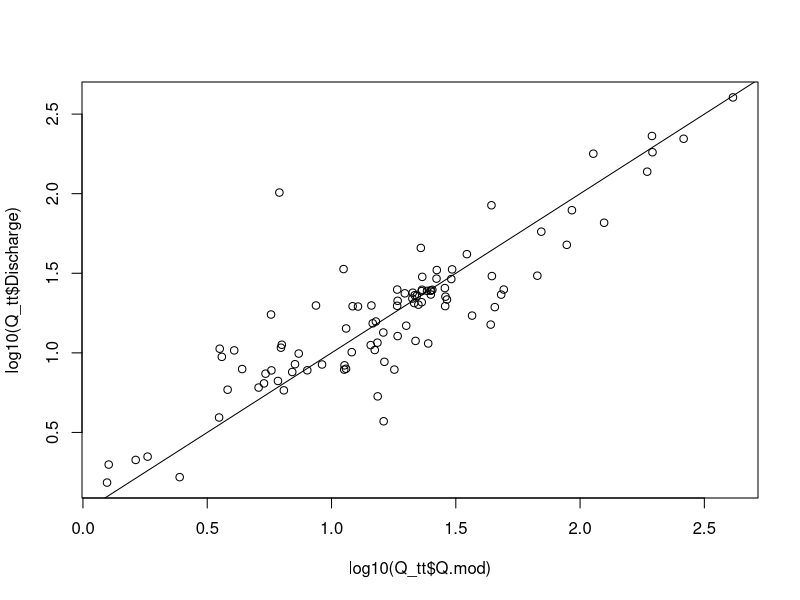
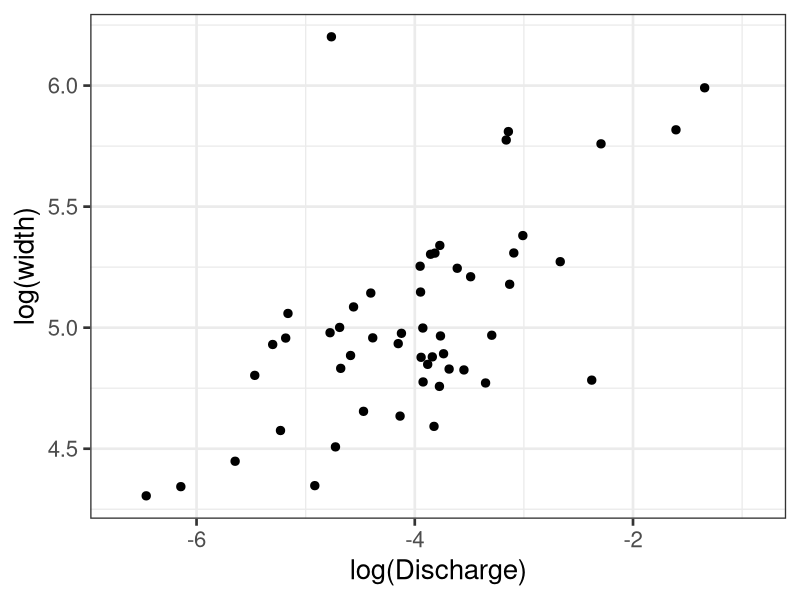
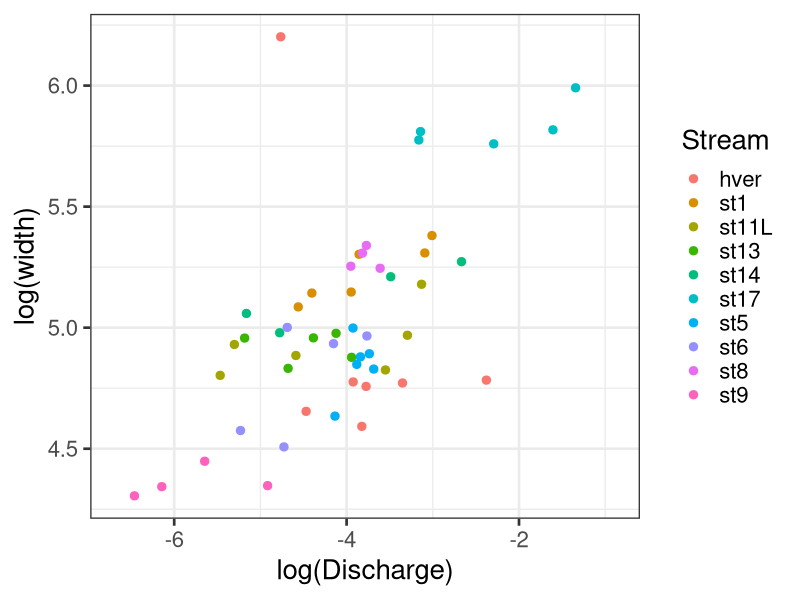
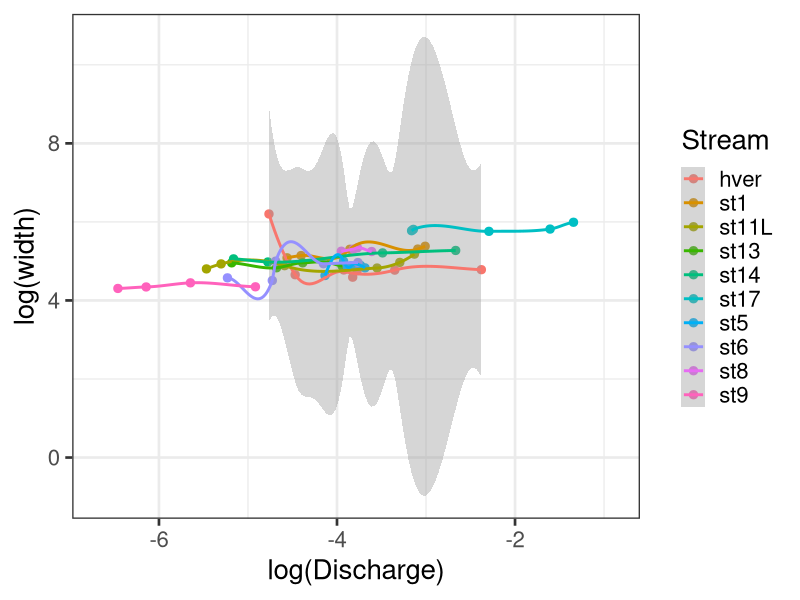
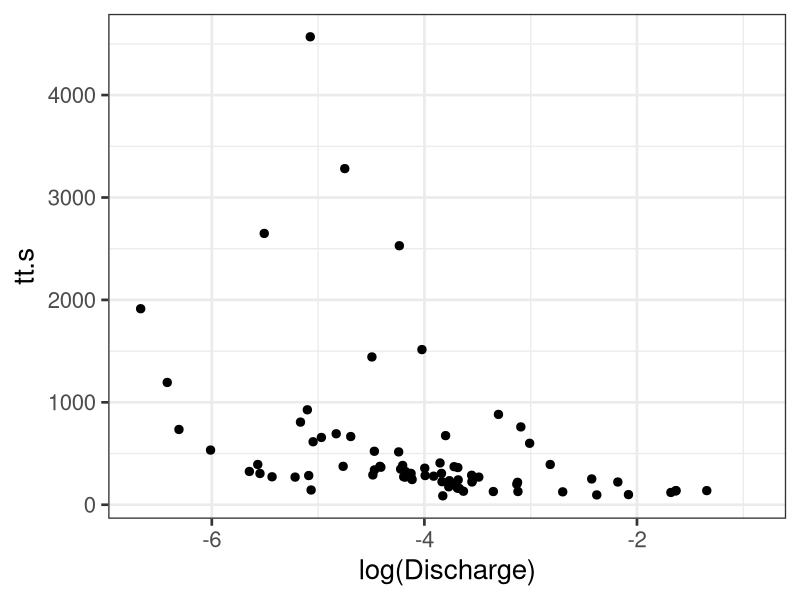
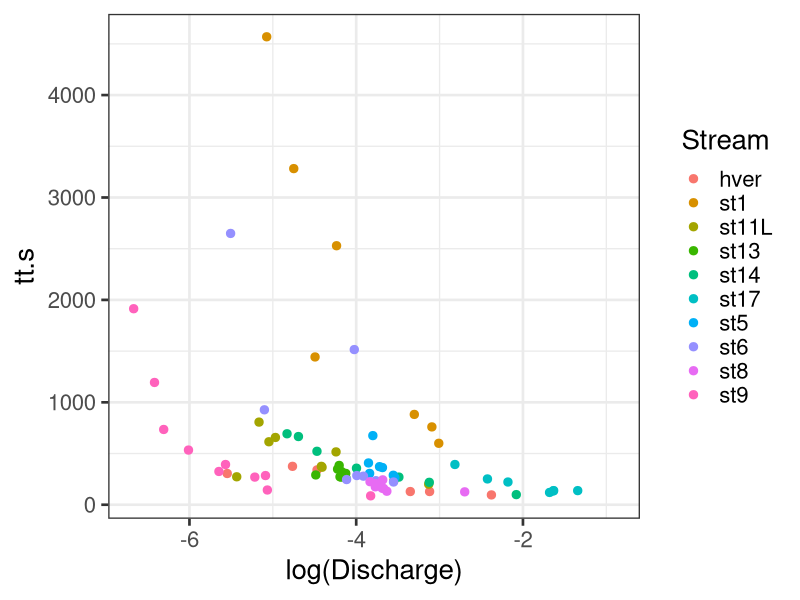
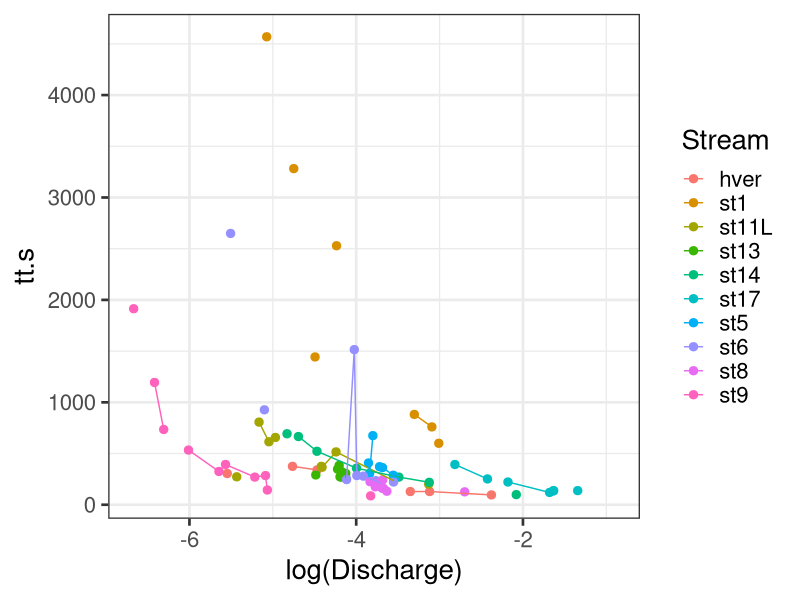
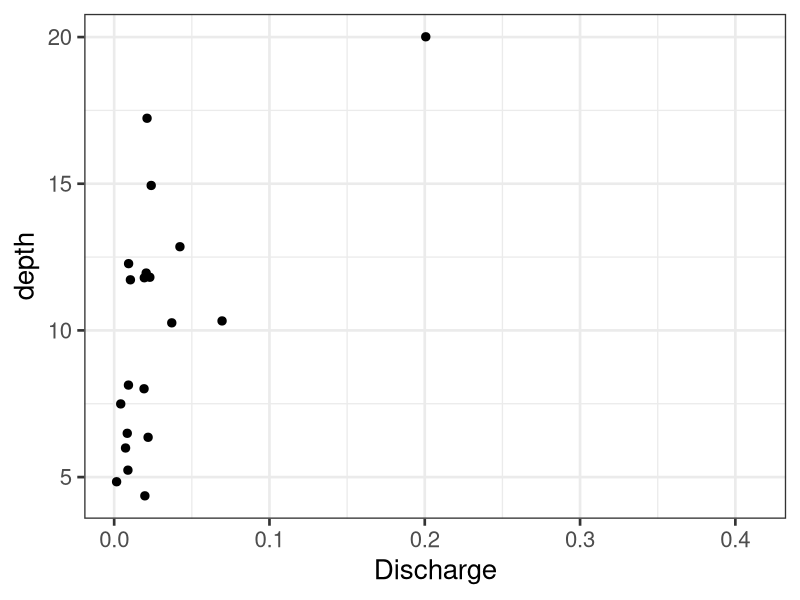

These charts were generated, in order, by the following R code:
#Script for modeling width, depth by discharge relationships ##

##load libraries
library(ggplot2)
library(chron)
library(gridExtra)
library(zoo)
library(scales)
library(GGally)
library(plyr)
library(data.table)
library(corrplot)
library(reshape2)
theme_set(theme_bw(20))

##pull in data files for calculating Q-width relationships
#load data
datetime <- read.csv("./stream-data/All_DateTime.csv")
Q <- read.csv("./stream-data/Q_data_summary_working.csv")
LWAD <- read.csv("./stream-data/LWADS_summary.csv")
Q_all <- read.csv("./stream-data/Q_all.csv")

#convert times to posix objects
datetime$Pd <- as.POSIXct(paste(datetime$Date, datetime$Time),format = "%m/%d/%y %H:%M:%S", tz = "UTC")
Q$Pd <- as.POSIXct(paste(Q$Qdate), format = "%m/%d/%y", tz = "UTC")
Q_all$Pd <- as.POSIXct(paste(Q_all$Date), format = "%d-%m-%y", tz = "UTC")
LWAD$Pd <- as.POSIXct(paste(LWAD$date), format = "%m/%d/%y", tz = "UTC")


Q <- Q[!is.na(Q$Pd),]

NAs <- is.na(Q$Q_DS)
Q <- cbind(Q, NAs)
Q.mod <- matrix(NA,nrow(Q), ncol=1)
Q.samp <- matrix(0, 1, ncol=1)
for(i in 1:nrow(Q)) {
	 if(is.na(Q$Q_DS[i]) == "TRUE") {Q.samp <- Q$Q_US[i] 
		Q.mod[i] <- Q.samp}

	else{Q.samp <- Q$Q_DS[i]
	 	Q.mod[i] <- Q.samp}
}
Q <- cbind(Q, Q.mod)
Q <- Q[,c(2,4,8,15,17)]
colnames(Q) <- c("Date", "Stream", "tt.s", "day", "Q.mod")

##converting from wide to long all stream Q data
colnames(Q_all) <- c("Date", "Time", "st1", "st5", "st6", "st8", "st9", 
 "st11L", "st13", "st14", "st17", "hver", "Pd")

Q_all <- melt(Q_all, id.vars = c("Date", "Time", "Pd"))

##must aggregate Q_all by day to allow to match with LWAD measures

colnames(Q_all) <- c("Date", "Time", "Pd", "Stream", "Discharge")
Q_all_ag <- aggregate(Q_all["Discharge"], by = list(day = cut(Q_all$Pd, breaks = "day"),Stream = Q_all$Stream), mean, na.rm = T)

Q_all_ag$Pd <- as.POSIXct(paste(Q_all_ag$day), format = "%Y-%m-%d", tz = "UTC")
Q_all_ag <- Q_all_ag[,c(2:4)]
colnames(Q_all_ag) <- c("Stream", "Discharge", "day")

Q_tt <- merge(Q, Q_all_ag, by = c("Stream", "day"))

#check to see how the measured Q and predicted Q matchup across all streams

plot(log10(Q_tt$Q.mod), log10(Q_tt$Discharge))
abline(0,1)

	#Now merge in all the LWAD data with discharge data 
LWAD <- LWAD[,c(2,4:6,10,12)]
colnames(LWAD) <- c("Stream", "width", "depth", "area","length", "day")

Q_lwad <- merge(LWAD, Q_all_ag, by = c("Stream", "day"))

##merge together both Q_tt and Q_lwad

Q_LWAD.fin <- merge(Q_lwad, Q_tt, by = c("Stream", "day"), all = T)

NAs <- is.na(Q_LWAD.fin$Q.mod)
Q_LWAD.fin <- cbind(Q_LWAD.fin, NAs)
Q.mod1 <- matrix(NA,nrow(Q_LWAD.fin), ncol=1)
Q.samp <- matrix(0, 1, ncol=1)
for(i in 1:nrow(Q_LWAD.fin)) {
	 if(is.na(Q_LWAD.fin$Q.mod[i]) == "TRUE") {Q.samp <- Q_LWAD.fin$Discharge.x[i] 
		Q.mod1[i] <- Q.samp}

	else{Q.samp <- Q_LWAD.fin$Q.mod[i]
	 	Q.mod1[i] <- Q.samp}
}
Q_LWAD.fin <- cbind(Q_LWAD.fin, Q.mod1)

##Filling in missing q data with Discharge estimate

Q_LWAD.fin <- Q_LWAD.fin[,c(1:6,9,11,13)]

NAs <- is.na(Q_LWAD.fin$Q.mod1)
Q_LWAD.fin <- cbind(Q_LWAD.fin, NAs)
Q.mod <- matrix(NA,nrow(Q_LWAD.fin), ncol=1)
Q.samp <- matrix(0, 1, ncol=1)
for(i in 1:nrow(Q_LWAD.fin)) {
	 if(is.na(Q_LWAD.fin$Q.mod1[i]) == "TRUE") {Q.samp <- Q_LWAD.fin$Discharge.y[i] 
		Q.mod[i] <- Q.samp}

	else{Q.samp <- Q_LWAD.fin$Q.mod1[i]
	 	Q.mod[i] <- Q.samp}
}

Q_LWAD.fin <- cbind(Q_LWAD.fin, Q.mod)

Q_LWAD.fin <- Q_LWAD.fin[,c(1:7,11)]
colnames(Q_LWAD.fin) <- c("Stream", "day", "width", "depth", "area", "length", "tt.s", "Discharge")

##convert discharge to m^3/s

Q_LWAD.fin <- mutate(Q_LWAD.fin, Discharge = Discharge/1000)

## Plots of width, tt, depth, etc with Discharge
	###Width###
Q_width.plot <- ggplot(Q_LWAD.fin, aes(x = log(Discharge), y = log(width))) + geom_point(size = 2.5); Q_width.plot

Q_width.plot + aes(colour = Stream)

Q_width.plot + aes(colour = Stream) + geom_smooth()
dev.new()
	###Travel time####
Q_tt.plot <- ggplot(Q_LWAD.fin, aes(x = log(Discharge), y = tt.s)) + geom_point(size = 2.5); Q_tt.plot

Q_tt.plot + aes(colour = Stream)

Q_tt.plot + aes(colour = Stream) + geom_line(aes(group = Stream))
dev.new()
	###depth###
Q_depth.plot <- ggplot(Q_LWAD.fin, aes(x = Discharge, y = depth)) + geom_point(size = 2.5); Q_depth.plot

Q_depth.plot + aes(colour = Stream)

Q_depth.plot + aes(colour = Stream) + geom_line(aes(group = Stream))

##### Knock them out by stream

st1 <- Q_LWAD.fin[which(Q_LWAD.fin$Stream == "st1"),]
st5 <- Q_LWAD.fin[which(Q_LWAD.fin$Stream == "st5"),]
st6 <- Q_LWAD.fin[which(Q_LWAD.fin$Stream == "st6"),]
st8 <- Q_LWAD.fin[which(Q_LWAD.fin$Stream == "st8"),]
st9 <- Q_LWAD.fin[which(Q_LWAD.fin$Stream == "st9"),]
st11L <- Q_LWAD.fin[which(Q_LWAD.fin$Stream == "st11L"),]
st13 <- Q_LWAD.fin[which(Q_LWAD.fin$Stream == "st13"),]
st14 <- Q_LWAD.fin[which(Q_LWAD.fin$Stream == "st14"),]
st17 <- Q_LWAD.fin[which(Q_LWAD.fin$Stream == "st17"),]
hver <- Q_LWAD.fin[which(Q_LWAD.fin$Stream == "hver"),]

############Modeling width-discharge for all streams########

st1.plot <- ggplot(st1, aes(x = Discharge, y = width)) + geom_point(); st1.plot
st1.lm <- lm(width ~ Discharge + I(Discharge^2), data = st1); summary(st1.lm)
st1.piecelm <- lm(width ~ Discharge*(Discharge < 0.018) + Discharge*(Discharge > 0.018), data = st1); summary(st1.piecelm)

##plotting the piecewise regression over the data

plot(width~Discharge, data = st1, main = "ST1 width-Discharge")
curve((200.04-83) + (44.58+4600)*x, add = T, from = 0, to = 0.018)
curve(200.04 + 44.58 * x, add = T, from = 0.018, to = max(st1$Discharge))
#st1 use split regression for with measurements

st5.plot <- ggplot(st5, aes(x = Discharge, y = width)) + geom_point() + stat_smooth(method = "lm", se = F); st5.plot
st5.lm <- lm(width ~ Discharge, data = st5); summary(st5.lm)
##st5 use regression for width

st6.plot <- ggplot(st6, aes(x = Discharge, y = width)) + geom_point(size = 2.5) + stat_smooth(method = "lm"); st6.plot
st6.lm <- lm(width ~ Discharge, data = st6); summary(st6.lm)
### for st6 use average width for all discharge??
st8.plot <- ggplot(st8, aes(x = Discharge, y = width)) + geom_point(size = 2.5) + stat_smooth(method = "lm"); st8.plot
## for st8 use average width for all discharge

st9.plot <- ggplot(st9, aes(x = Discharge, y = width)) + geom_point(size = 2.5) + stat_smooth(method = "lm");st9.plot
##for st9 use average width for all discharge???

st11L.plot <- ggplot(st11L, aes(x = Discharge, y = width)) + geom_point() + stat_smooth(method = "lm"); st11L.plot
st11L.lm <- lm(width~Discharge, data= st11L); summary(st11L.lm)
##ST11L use regression for widths

st13.plot <- ggplot(st13, aes(x = Discharge, y = width)) + geom_point() + stat_smooth(method = "lm"); st13.plot
###st13 use average width for all discharge

st14.plot <- ggplot(st14, aes(x = Discharge, y = width)) + geom_point() + stat_smooth(method = "lm");st14.plot
st14.lm <- lm(width~Discharge, data= st14);summary(st14.lm)
##st14 use regression for width-discharge

st17.plot <- ggplot(st17, aes(x = Discharge, y = width)) + geom_point() + stat_smooth(method = "lm");st17.plot
st17.lm <- lm(width~Discharge, data= st17); summary(st17.lm)
##st17 use regression for width-discharge

hver.plot <- ggplot(hver, aes(x = Discharge, y = width)) + geom_point() + stat_smooth(method = "lm"); hver.plot
hver.lm <- lm(width~Discharge, data=hver);summary(hver.lm)
##hver use regression

######################Modeling travel time-discharge in all streams##########
st1tt.plot <- ggplot(st1, aes(x = log(Discharge), y = log(tt.s))) + geom_point();st1tt.plot
st1tt.lm <- lm(log(tt.s)~log(Discharge), data = st1);summary(st1tt.lm)
plot(resid(st1tt.lm))
####use power regression for tt-discharge in st1


###Dropping an outlier for st5tt
st5tt <- st5[-c(1,9),]
st5tt.plot <- ggplot(st5tt, aes(x = Discharge, y = tt.s)) + geom_point();st5tt.plot
st5tt.lm <- lm(tt.s~Discharge, data = st5tt);summary(st5tt.lm)
plot(resid(st5tt.lm))
##use regression tt-discharge of the data w/ outliers removed

st6tt.plot <- ggplot(st6, aes(x = log(Discharge), y = log(tt.s))) + geom_point() + stat_smooth(method = "lm");st6tt.plot
st6tt.lm <- lm(log(tt.s)~log(Discharge), data = st6); summary(st6tt.lm)
###use regression for tt-Discharge


#taking out an  outlier that is waaaayy out there
st8tt <- st8[which(st8$Discharge < 0.06),]
st8tt.plot <- ggplot(st8tt, aes(x = log(Discharge), y = log(tt.s))) + geom_point() + stat_smooth(method = "lm");st8tt.plot
st8tt.lm <- lm(log(tt.s)~Discharge, data= st8tt);summary(st8tt.lm)
plot(resid(st8tt.lm))
##use regression with outlier removed for tt-discharge in st8

st9tt.plot <- ggplot(st9, aes(x = log(Discharge), y = log(tt.s))) + geom_point();st9tt.plot
st9tt.lm <- lm(log(tt.s)~log(Discharge), data= st9);summary(st9tt.lm)
##use regression of power lm for st9 tt-discharge

#pulling out 1 outlier
st11Ltt <- st11L[which(st11L$tt.s != 273),]
st11Ltt.plot <- ggplot(st11Ltt, aes(x = log(Discharge), y = log(tt.s))) + geom_point();st11Ltt.plot

st11Ltt.lm <- lm(log(tt.s)~log(Discharge), data=st11Ltt);summary(st11Ltt.lm)
##use regresssion with single outlier removed
st13tt <- st13[which(st13$Discharge > 0.0125),]
st13tt.plot <- ggplot(st13tt, aes(x = Discharge, y = tt.s))+geom_point()+stat_smooth(method = "lm");st13tt.plot

st13tt.lm <- lm(tt.s~Discharge, data = st13tt);summary(st13tt.lm)
#use regression with outlier removed for st13

st14tt.plot <- ggplot(st14, aes(x = log(Discharge), y = log(tt.s))) + geom_point(); st14tt.plot
st14tt.lm <- lm(log(tt.s)~log(Discharge), data=st14);summary(st14tt.lm)
##use power regression for tt-discharge in st14

st17tt.plot <- ggplot(st17, aes(x = log(Discharge), y = log(tt.s))) + geom_point();st17tt.plot
st17tt.lm <- lm(log(tt.s)~log(Discharge), data = st17);summary(st17tt.lm)
#use power regression for st17 tt-discharge relationships

hvertt.plot <- ggplot(hver, aes(x = log(Discharge), y = log(tt.s))) + geom_point();hvertt.plot

hvertt.lm <- lm(log(tt.s)~log(Discharge), data = hver);summary(hvertt.lm)
plot(resid(hvertt.lm))
plot(tt.s~Discharge, data=hver)

###take a look at the depths and discharge measures

st1d.plot <- ggplot(st1, aes(x = Discharge, y = depth)) + geom_point();st1d.plot
st5d.plot <- ggplot(st5, aes(x = Discharge, y = depth)) + geom_point();st5d.plot
st6d.plot <- ggplot(st6, aes(x = Discharge, y = depth)) + geom_point();st6d.plot
st8d.plot <- ggplot(st8, aes(x = Discharge, y = depth)) + geom_point();st8d.plot
st9d.plot <- ggplot(st9, aes(x = Discharge, y = depth)) + geom_point();st9d.plot
st11Ld.plot <- ggplot(st11L, aes(x = Discharge, y = depth)) + geom_point();st11Ld.plot
st13d.plot <- ggplot(st13, aes(x = Discharge, y = depth)) + geom_point();st13d.plot
st14d.plot <- ggplot(st14, aes(x = Discharge, y = depth)) + geom_point();st14d.plot
st17d.plot <- ggplot(st17, aes(x = Discharge, y = depth)) + geom_point();st17d.plot
hverd.plot <- ggplot(hver, aes(x = Discharge, y = depth)) + geom_point();hverd.plot
##These all suck!!! Not much data.


#Now take the estimated Widths and estimated travel times and add to discharge object: Q_all
##relisting all the regressions used for tt and widths
###Widths
w_rating1 <- lm(width ~ Discharge*(Discharge < 0.018) + Discharge*(Discharge > 0.018), data = st1)
w_rating5 <- lm(width ~ Discharge, data = st5)
w_rating6 <- mean(st6$width, na.rm = T)
w_rating8 <- mean(st8$width, na.rm = T)
w_rating9 <- mean(st9$width, na.rm = T)
w_rating11L <- lm(width~Discharge, data= st11L)
w_rating13 <- mean(st13$width, na.rm= T)
w_rating14 <- lm(width~Discharge, data= st14)
w_rating17 <- lm(width~Discharge, data= st17)
w_ratinghver <- lm(width~Discharge, data=hver)

###Travel Time

tt_rating1 <- lm(log(tt.s)~log(Discharge), data = st1)
tt_rating5 <- lm(tt.s~Discharge, data = st5tt)
tt_rating6 <- lm(log(tt.s)~log(Discharge), data = st6)
tt_rating8 <- lm(log(tt.s)~Discharge, data= st8tt)
tt_rating9 <- lm(log(tt.s)~log(Discharge), data= st9)
tt_rating11L <- lm(log(tt.s)~log(Discharge), data=st11Ltt)
tt_rating13 <- mean(st13$tt.s, na.rm = T)
tt_rating14 <- lm(log(tt.s)~log(Discharge), data=st14)
tt_rating17 <- lm(log(tt.s)~log(Discharge), data = st17)
tt_ratinghver <- lm(log(tt.s)~log(Discharge), data = hver)


##must convert Q_all_ag to m3/s
Q_all_m3 <- mutate(Q_all_ag, Discharge.m3 = Discharge/1000) 
Q_all_m3 <- Q_all_m3[,c(1,3,4)]
colnames(Q_all_m3) <- c("Stream", "day", "Discharge")
###isolate all the streams in Q_all
Q_all1 <- Q_all_m3[which(Q_all_ag$Stream == "st1"),]
Q_all5 <- Q_all_m3[which(Q_all_ag$Stream == "st5"),]
Q_all6 <- Q_all_m3[which(Q_all_ag$Stream == "st6"),]
Q_all8 <- Q_all_m3[which(Q_all_ag$Stream == "st8"),]
Q_all9 <- Q_all_m3[which(Q_all_ag$Stream == "st9"),]
Q_all11L <- Q_all_m3[which(Q_all_ag$Stream == "st11L"),]
Q_all13 <- Q_all_m3[which(Q_all_ag$Stream == "st13"),]
Q_all14 <- Q_all_m3[which(Q_all_ag$Stream == "st14"),]
Q_all17 <- Q_all_m3[which(Q_all_ag$Stream == "st17"),]
Q_allhver <- Q_all_m3[which(Q_all_ag$Stream == "hver"),]

###estimating width with discharge

Q_all1$width <- predict(w_rating1, Q_all1)
Q_all5$width <- predict(w_rating5, Q_all5)
Q_all6 <- transform(Q_all6, width = mean(st6$width, na.rm = T))
Q_all8 <- transform(Q_all8, width = mean(st8$width, na.rm = T))
Q_all9 <- transform(Q_all9, width = mean(st9$width, na.rm = T))
Q_all11L$width <- predict(w_rating11L, Q_all11L)
Q_all13 <- transform(Q_all13, width = mean(st13$width, na.rm = T))
Q_all14$width <- predict(w_rating14, Q_all14)
Q_all17$width <- predict(w_rating17, Q_all17)
Q_allhver$width <- predict(w_ratinghver, Q_allhver)

##merging all the Q and LWAD data

Q_all1$tt.s <- exp(predict(tt_rating1, Q_all1))
Q_all5$tt.s <- predict(tt_rating5, Q_all5)
Q_all6$tt.s <- exp(predict(tt_rating6, Q_all6))
Q_all8$tt.s <- exp(predict(tt_rating8, Q_all8))
Q_all9$tt.s <- exp(predict(tt_rating9, Q_all9))
Q_all11L$tt.s <- exp(predict(tt_rating11L, Q_all11L))
Q_all13 <- transform(Q_all13, tt.s = mean(st13$tt.s, na.rm=T))
Q_all14$tt.s <- exp(predict(tt_rating14, Q_all14))
Q_all17$tt.s <- exp(predict(tt_rating17, Q_all17))
Q_allhver$tt.s <- exp(predict(tt_ratinghver, Q_allhver))

##Getting the reach lengths for each read
Q_all1 <- transform(Q_all1, length = mean(st1$length, na.rm = T))
Q_all5 <- transform(Q_all5, length = mean(st5$length, na.rm = T))
Q_all6 <- transform(Q_all6, length = mean(st6$length, na.rm = T))
Q_all8 <- transform(Q_all8, length = mean(st8$length, na.rm = T))
Q_all9 <- transform(Q_all9, length = mean(st9$length, na.rm = T))
Q_all11L <- transform(Q_all11L, length = mean(st11L$length, na.rm = T))
Q_all13 <- transform(Q_all13, length = mean(st13$length, na.rm = T))
Q_all14 <- transform(Q_all14, length = mean(st14$length, na.rm = T))
Q_all17 <- transform(Q_all17, length = mean(st17$length, na.rm = T))
Q_allhver <- transform(Q_allhver, length = mean(hver$length, na.rm = T))


### modeling depth with disrcharge and width  !!!! need to add in length!!
Q_all1 <- transform(Q_all1, depth = (Discharge * tt.s)/(width*length))
Q_all5 <- transform(Q_all5, depth = (Discharge * tt.s)/(length*width))
Q_all6 <- transform(Q_all6, depth = (Discharge * tt.s)/(length*width))
Q_all8 <- transform(Q_all8, depth = (Discharge * tt.s)/(length*width))
Q_all9 <- transform(Q_all9, depth = (Discharge * tt.s)/(length*width))
Q_all11L <- transform(Q_all11L, depth = (Discharge * tt.s)/(length*width))
Q_all13 <- transform(Q_all13, depth = (Discharge * tt.s)/(length*width))
Q_all14 <- transform(Q_all14, depth = (Discharge * tt.s)/(length*width))
Q_all17 <- transform(Q_all17, depth = (Discharge * tt.s)/(length*width))
Q_allhver <- transform(Q_allhver, depth = (Discharge * tt.s)/(length*width))

##bind these all into data.frame

Depth_all <- rbind(Q_all1, Q_all5, Q_all6, Q_all8, Q_all9, Q_all11L, Q_all13, Q_all14, Q_all17, Q_allhver)


##plotting all the Q-depth relationships
dev.new()
Depth.plot <- ggplot(Depth_all, aes(x = log(Discharge), y = log(depth))) + geom_line(aes(group = Stream, colour = Stream), lwd = 2); Depth.plot



Q1 <- Q[which(Q$Stream == "st1"),]
Q1 <- Q1[order(Q1$day),]
Q1 <- Q1[-8,]

lwad1 <- LWAD[which(LWAD$stream == "st1"),]

Q_lwad1 <- merge(Q1, Q_all_ag, by = c("Stream", "day"))

#Q1_lwad <- with(Q, zoo(Q.mod, Pd))
#f <- function(u) which.min(abs(as.numeric(index(LWAD
